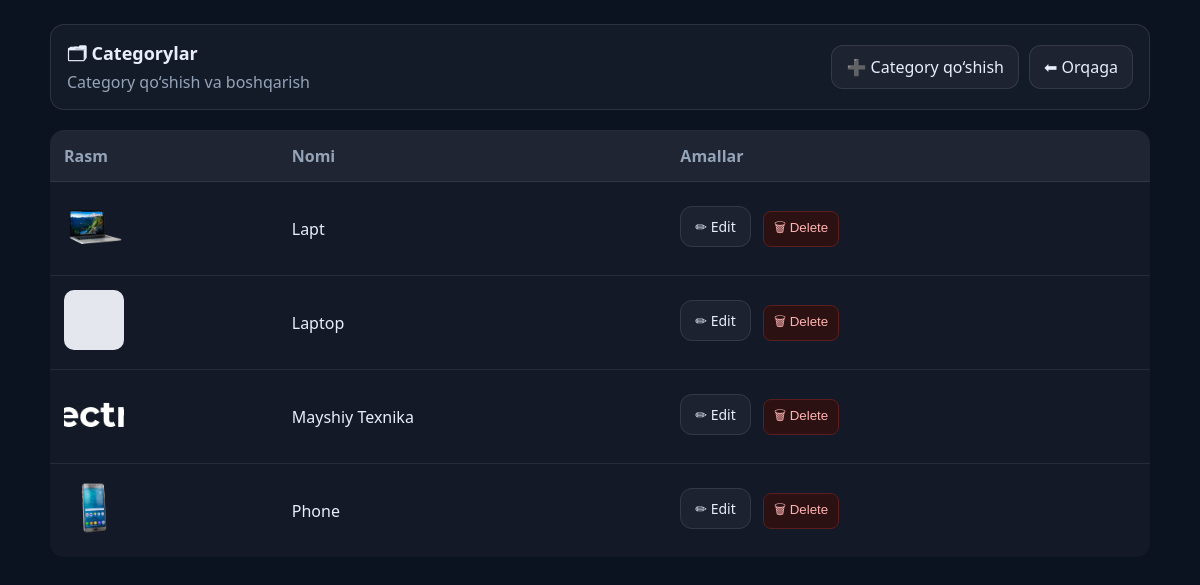
The page /seller/categories/ (signed in) on the database its author committed.
### products/models.py (models this page shows, shortened)
class Category(models.Model):
    name = models.CharField(max_length=100, unique=True)
    image = models.ImageField()

### products/views.py (the view)
# urls.py: path("seller/categories/", views.category_list, name="category_list"),
@login_required
def category_list(request):
    categories = Category.objects.all().order_by("name")
    return render(request, "seller/category_list.html", {
        "categories": categories
    })

### templates/seller/category_list.html (shortened to what this page needs)
<!doctype html>
<html lang="uz">
<head>
</head>
<body>
  <div class="wrap">
    <div class="top">
      <div>
        <div style="font-weight:900;font-size:18px;">🗂 Categorylar</div>
        <div style="color:#94a3b8;">Category qo‘shish va boshqarish</div>
      </div>
      <div style="display:flex;gap:10px;">
        <a class="btn" href="{% url 'category_create' %}">➕ Category qo‘shish</a>
        <a class="btn" href="{% url 'seller_dashboard' %}">⬅ Orqaga</a>
      </div>
    </div>
    <table>
      <thead>
        <tr>
          <th>Rasm</th>
          <th>Nomi</th>
          <th>Amallar</th>
        </tr>
      </thead>
      <tbody>
        {% for c in categories %}
        <tr>
          <td>
            {% if c.image %}
              <img src="{{ c.image.url }}" alt="{{ c.name }}">
            {% else %}
              Rasm yo‘q
            {% endif %}
          </td>
          <td>{{ c.name }}</td>
          <td class="actions">
            <a class="btn" href="{% url 'category_update' c.id %}">✏ Edit</a>
            <form action="{% url 'category_delete' c.id %}" method="post" style="display:inline;">
              <button type="submit" class="delete-btn">🗑 Delete</button>
            </form>
          </td>
        </tr>
        {% empty %}
        <tr>
          <td colspan="3" class="empty">
            Hozircha category yo‘q.
          </td>
        </tr>
        {% endfor %}
      </tbody>
    </table>
  </div>
</body>
</html>

### templates/seller/category_list.html (style rules this page uses)
body { margin:0;font-family:system-ui;background:#0b1220;color:#e8eefc }
.wrap { width:min(1100px,92vw);margin:24px auto }
.top { display:flex; justify-content:space-between; align-items:center; padding:16px; border:1px solid rgba(255,255,255,.1); border-radius:14px; background:rgba(255,255,255,.04); }
.btn { padding:10px 14px; border-radius:12px; border:1px solid rgba(255,255,255,.1); background:rgba(255,255,255,.04); color:#e8eefc; text-decoration:none; cursor:pointer; }
table { width:100%; margin-top:20px; border-collapse:collapse; background:rgba(255,255,255,.03); border-radius:14px; overflow:hidden; }
th, td { padding:14px; text-align:left; }
th { background:rgba(255,255,255,.05); color:#94a3b8; font-weight:600; }
tr { border-top:1px solid rgba(255,255,255,.08); }
img { width:60px; height:60px; object-fit:cover; border-radius:10px; }
.actions a { margin-right:8px; font-size:14px; }
.delete-btn { background:#2b1111; border:1px solid #5a1e1e; padding:6px 10px; border-radius:8px; color:#ffb3b3; cursor:pointer; }

### rows shown on the page
Category: image (picture), name "Lapt"
Category: image (picture), name "Laptop"
Category: image (picture), name "Mayshiy Texnika"
Category: image (picture), name "Phone"
